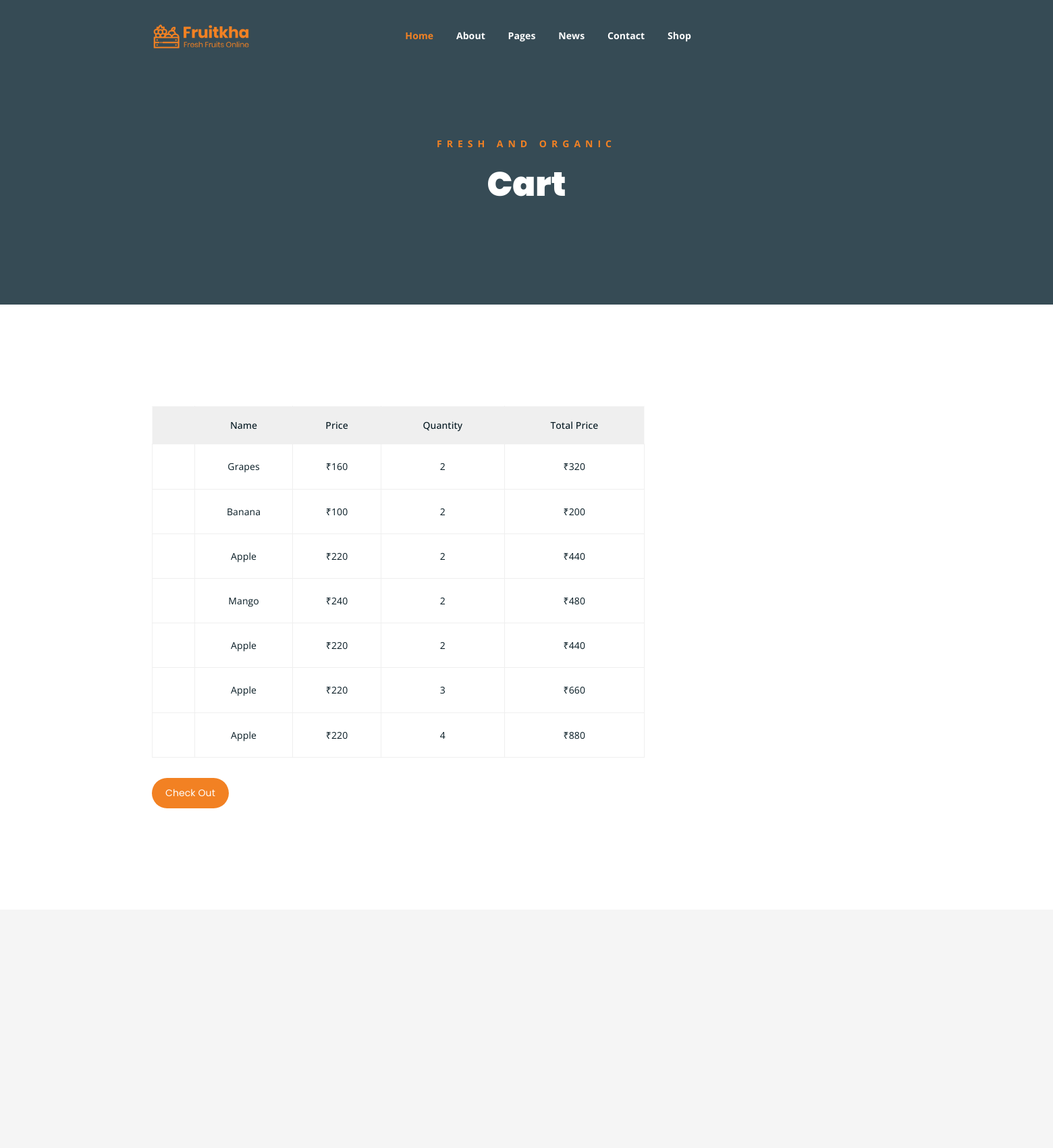
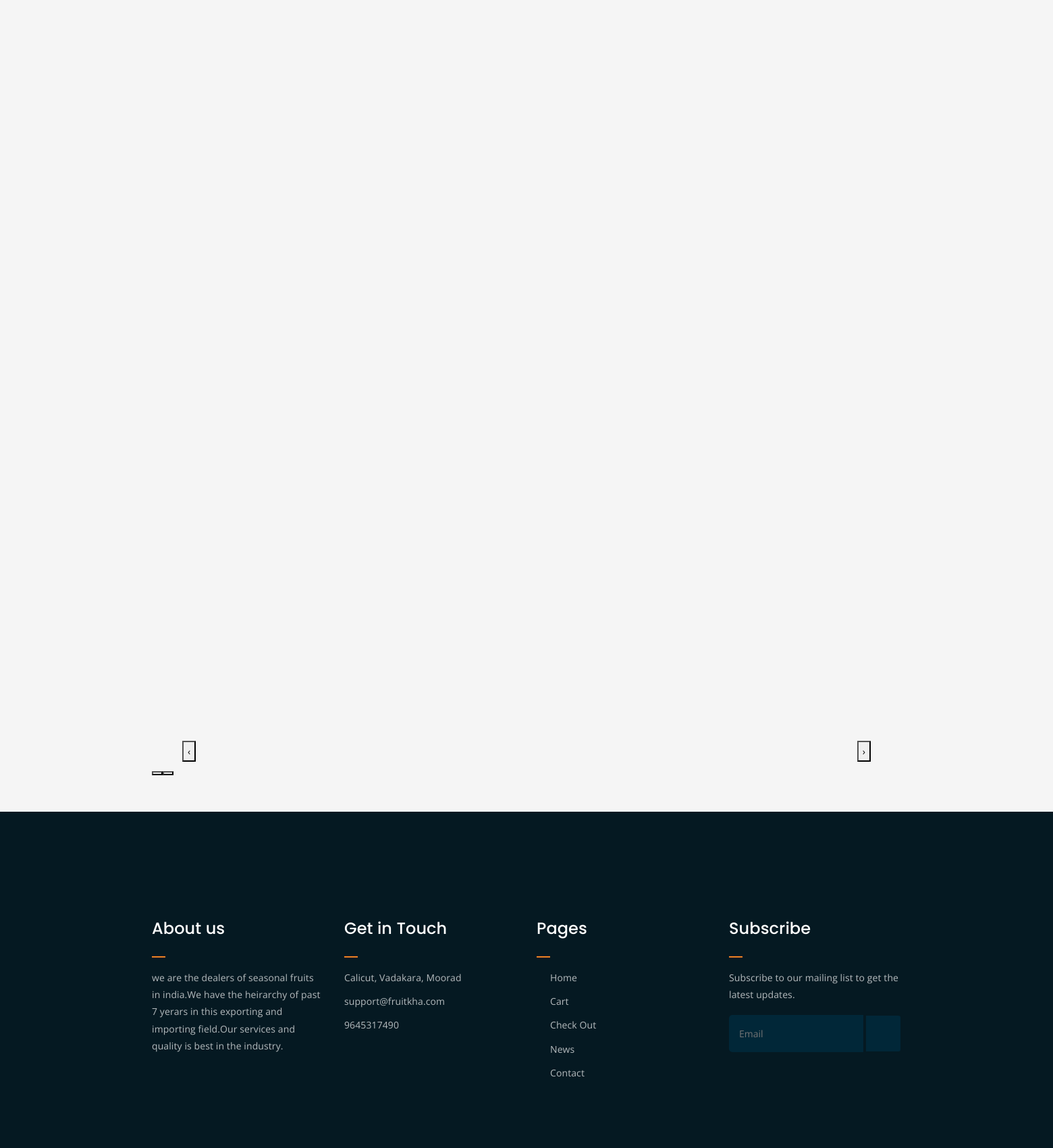
Page /UserApp/cartpage/ (signed in, upper part) on the committed database (2 pictures, top to bottom).
### UserApp/models.py (models this page shows)
class CartDB(models.Model):
    Name = models.CharField(max_length=40,null=True,blank=True)
    Price = models.IntegerField(null=True,blank=True)
    Quantity = models.IntegerField(null=True,blank=True)
    User = models.CharField(max_length=40, null=True, blank=True)
    TotalPrice = models.IntegerField(null=True,blank=True)

### UserApp/views.py (the view)
# urls.py: path('cartpage/', views.cartpage, name="cartpage"),
def cartpage(req):
    item = CartDB.objects.filter(User=req.session['username'])
    return render(req,"Cart.html",{"item":item})

### UserApp/templates/Cart.html (shortened to what this page needs)
<!DOCTYPE html>
{% load static %}
<html lang="en">
<head>
	<link rel="stylesheet" href="{% static 'assets/css/all.min.css' %}">
	<link rel="stylesheet" href="{% static 'assets/bootstrap/css/bootstrap.min.css' %}">
	<link rel="stylesheet" href="{% static 'assets/css/owl.carousel.css' %}">
	<link rel="stylesheet" href="{% static 'assets/css/magnific-popup.css' %}">
	<link rel="stylesheet" href="{% static 'assets/css/animate.css' %}">
	<link rel="stylesheet" href="{% static 'assets/css/meanmenu.min.css' %}">
	<link rel="stylesheet" href="{% static 'assets/css/main.css' %}">
	<link rel="stylesheet" href="{% static 'assets/css/responsive.css' %}">
</head>
<body>
	<div class="top-header-area" id="sticker">
		<div class="container">
			<div class="row">
				<div class="col-lg-12 col-sm-12 text-center">
					<div class="main-menu-wrap">
						<div class="site-logo">
							<a href="index.html">
								<img src="assets/img/logo.png" alt="">
							</a>
						</div>
						<nav class="main-menu">
							<ul>
								<li class="current-list-item"><a href="#">Home</a>
								</li>
								<li><a href="about.html">About</a></li>
								<li><a href="#">Pages</a>
								</li>
								<li><a href="news.html">News</a>
								</li>
								<li><a href="contact.html">Contact</a></li>
								<li><a href="shop.html">Shop</a>
								</li>
								<li>
									<div class="header-icons">
										<a class="shopping-cart" href="cart.html"><i class="fas fa-shopping-cart"></i></a>
										<a class="mobile-hide search-bar-icon" href="#"><i class="fas fa-search"></i></a>
									</div>
								</li>
							</ul>
						</nav>
					</div>
				</div>
			</div>
		</div>
	</div>
	<div class="breadcrumb-section breadcrumb-bg">
		<div class="container">
			<div class="row">
				<div class="col-lg-8 offset-lg-2 text-center">
					<div class="breadcrumb-text">
						<p>Fresh and Organic</p>
						<h1>Cart</h1>
					</div>
				</div>
			</div>
		</div>
	</div>
	<div class="cart-section mt-150 mb-150">
		<div class="container">
			<div class="row">
				<div class="col-lg-8 col-md-12">
					<div class="cart-table-wrap">
						<table class="cart-table">
							<thead class="cart-table-head">
								<tr class="table-head-row">
									<th class="product-remove"></th>
									<th class="product-name">Name</th>
									<th class="product-price">Price</th>
									<th class="product-quantity">Quantity</th>
									<th class="product-total">Total Price</th>
								</tr>
							</thead>
							<tbody>
							{% for i in item %}
								<tr class="table-body-row">
									<td class="product-remove"><a href="{% url 'DeleteItem' dataid=i.id %}"><i class="far fa-window-close"></i></a></td>
									<td>{{i.Name}}</td>
									<td>₹{{i.Price}}</td>
									<td>{{i.Quantity}}</td>
									<td>₹{{i.TotalPrice}}</td>
								</tr>
							{% endfor %}
							</tbody>
						</table>
						<div class="cart-buttons">
								<a href="{% url 'placeorder' %}" class="boxed-btn black">Check Out</a>
						</div>
					</div>
				</div>
			</div>
		</div>
	</div>
	<div class="logo-carousel-section">
		<div class="container">
			<div class="row">
				<div class="col-lg-12">
					<div class="logo-carousel-inner">
					</div>
				</div>
			</div>
		</div>
	</div>
	<div class="footer-area">
		<div class="container">
			<div class="row">
				<div class="col-lg-3 col-md-6">
					<div class="footer-box about-widget">
						<h2 class="widget-title">About us</h2>
						<p>we are  the dealers of seasonal fruits in india.We have the heirarchy of past 7 yerars in this  exporting and importing field.Our services and quality is best in the industry.</p>
					</div>
				</div>
				<div class="col-lg-3 col-md-6">
					<div class="footer-box get-in-touch">
						<h2 class="widget-title">Get in Touch</h2>
						<ul>
							<li> Calicut, Vadakara, Moorad</li>
							<li>support@fruitkha.com</li>
							<li>9645317490</li>
						</ul>
					</div>
				</div>
				<div class="col-lg-3 col-md-6">
					<div class="footer-box pages">
						<h2 class="widget-title">Pages</h2>
						<ul>
							<li><a href="{% url 'homepage' %}">Home</a></li>
							<li><a href="{% url 'cartpage' %}">Cart</a></li>
							<li><a href="{% url 'placeorder' %}">Check Out</a></li>
							<li><a href="news.html">News</a></li>
							<li><a href="contact.html">Contact</a></li>
						</ul>
					</div>
				</div>
				<div class="col-lg-3 col-md-6">
					<div class="footer-box subscribe">
						<h2 class="widget-title">Subscribe</h2>
						<p>Subscribe to our mailing list to get the latest updates.</p>
						<form action="index.html">
							<input type="email" placeholder="Email">
							<button type="submit"><i class="fas fa-paper-plane"></i></button>
						</form>
					</div>
				</div>
			</div>
		</div>
	</div>
</body>
</html>

### rows in the picture
CartDB: Name "Grapes", Price "160", Quantity "2", TotalPrice "320"
CartDB: Name "Banana", Price "100", Quantity "2", TotalPrice "200"
CartDB: Name "Apple", Price "220", Quantity "2", TotalPrice "440"
CartDB: Name "Mango", Price "240", Quantity "2", TotalPrice "480"
CartDB: Name "Apple", Price "220", Quantity "2", TotalPrice "440"
CartDB: Name "Apple", Price "220", Quantity "3", TotalPrice "660"
CartDB: Name "Apple", Price "220", Quantity "4", TotalPrice "880"
